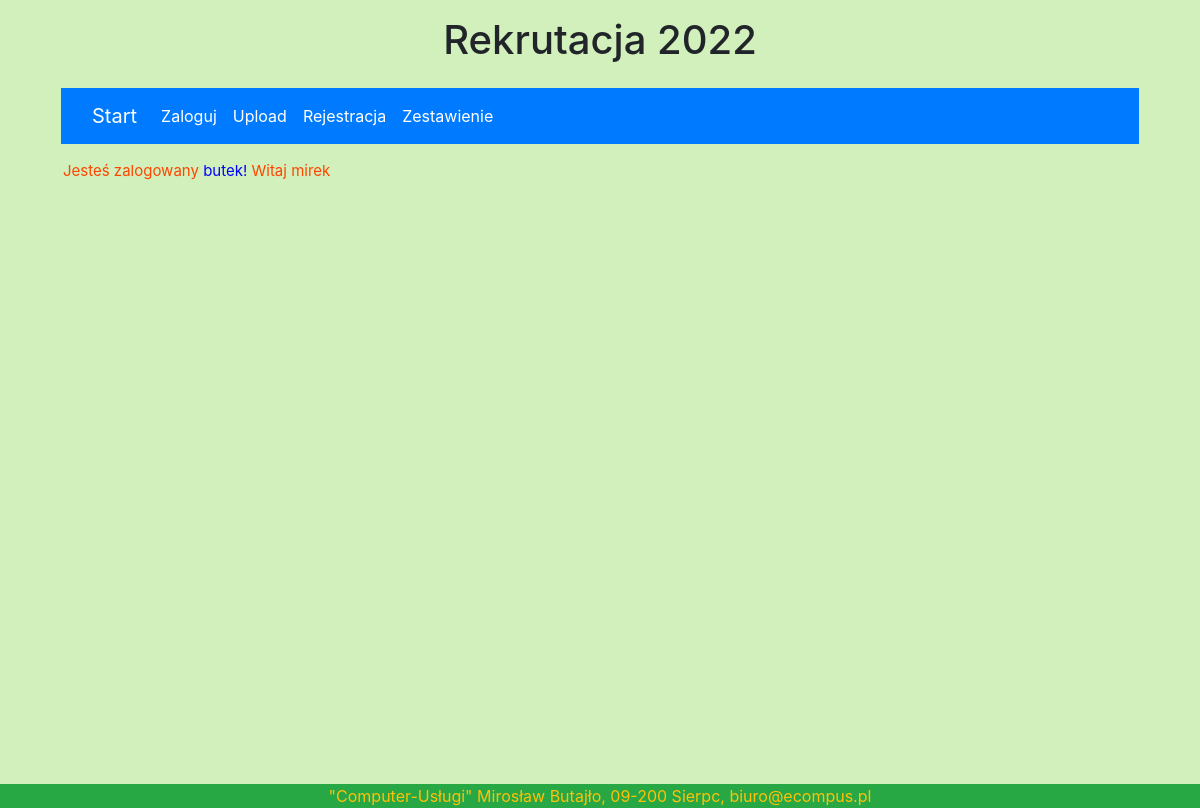
/ (signed in), run on an earlier commit of the app's database.
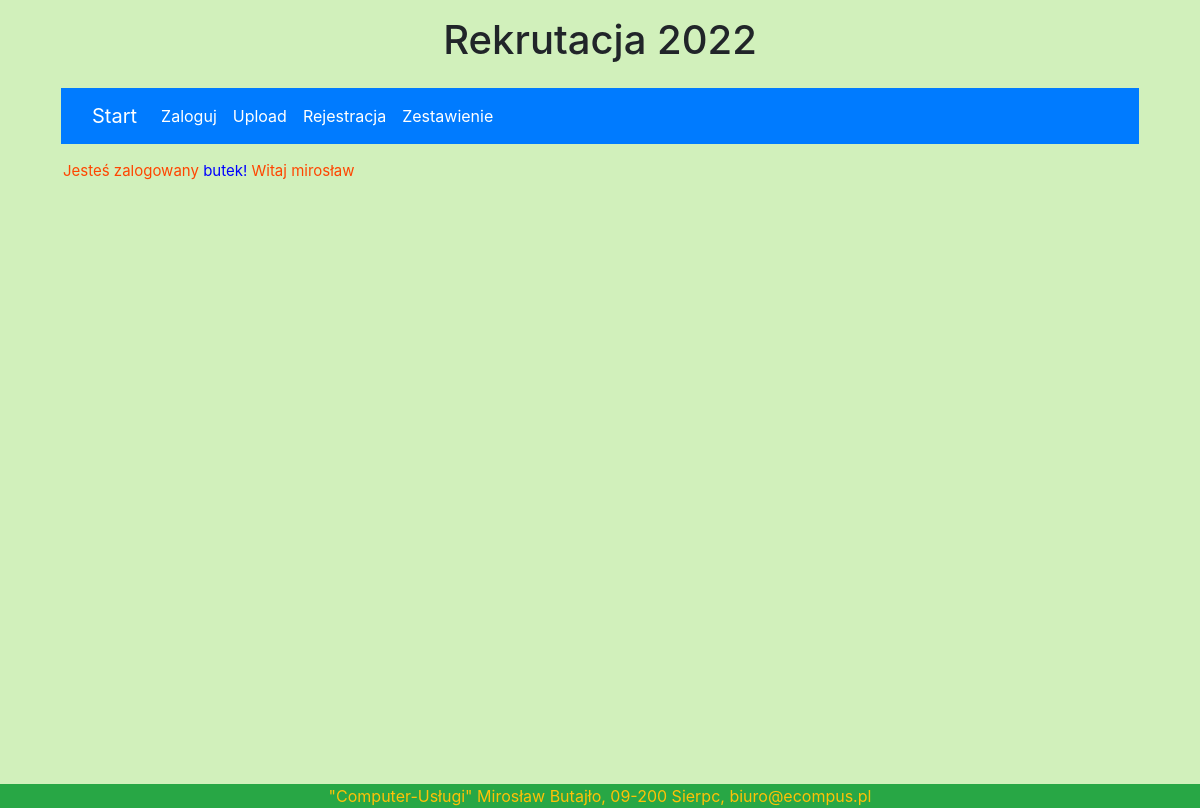
And on a later commit of the database.
### licznik/models.py (models this page shows, shortened)
class User(AbstractUser):
    username = models.CharField(max_length=30, unique=True, verbose_name='Nazwa użytkownika',
                                help_text='Unikalna nazwa')
    first_name = models.CharField(max_length=200, help_text='Wymagany', verbose_name='Imię')
    second_name = models.CharField(null=True, blank=True, max_length=10, help_text='Opcja', verbose_name='Drugie imię ')
    last_name = models.CharField(max_length=200, help_text='Wymagany', verbose_name='Nazwisko')
    pesel = models.CharField(max_length=11, unique=True, validators=[
        MinLengthValidator(11), MaxLengthValidator(11), f_pesel], help_text='Wymagany')
    email = models.EmailField('email adress', unique=True, help_text='Wymagany')
    REQUIRED_FIELDS = ['pesel','first_name','email']

### licznik/views.py (the view)
# urls.py: path('', views.starting_page, name="starting-page"),
def starting_page(request):
    if request.user.is_authenticated:
        patern = request.user.username
        user = User.objects.get(username= patern)
        kandydat = Kandydat(user_id=user.id)
        list_kand_id =[]
        for i in Kandydat.objects.all():
            list_kand_id.append(i.user_id)
        if user.id in  list_kand_id:
            return render(request, 'index1.html', {'kandydat': kandydat})
        else:
             return render(request, 'index.html', {'user': user})
    return render(request, 'index.html')

### licznik/templates/index.html (shortened to what this page needs)
{% extends 'base.html' %}
{% block content %}
    {% if user.is_authenticated %}
      <div class="niezalogowany">
      Jesteś zalogowany <font color="blue"> {{ user.username }}!</font>
          Witaj {{ user.first_name}}
      </div>
    {% else %}
        <div class="niezalogowany">
            Jesteś nie zalogowany  <a href="/login/">Zaloguj</a>
        </div>
    {% endif %}
{% endblock %}

What changed in the data, as far as the page shows it:
changed User "butek": first_name "mirek" → "mirosław"
